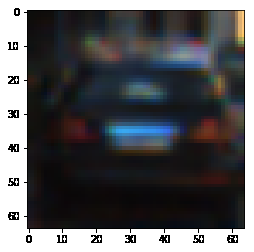
#> input picture examples/ch_car0.png, 254 x 252 px
$ python -i helper.py   (imports and definitions only)   (older library calls are emulated)
#> lines starting #> are read from the running program, lines starting #| are printed output that depends on the picture
#> further down, picture is the input picture: shape (252, 254, 3); mean B, G, R 91.2, 88.7, 88.2
import matplotlib.image as mpimg
import numpy as np
import cv2
from skimage.feature import hog
import matplotlib.pyplot as plt


# [16 lines left out: function data_look, not called in this run]

def bin_spatial(image, conv=None, size=(32, 32)):
    """A function to compute binned color features. Use size to reduce the
    resolution of the image and visualise to return the resized image.
    """
#> called with size = (32, 32)
    # Convert colour space if specified
    if conv is not None:
        feature_image = convert_colour(image, conv)
    else:
        feature_image = np.copy(image)
    ch0_bins = cv2.resize(feature_image[:,:,0], size, cv2.INTER_LINEAR)
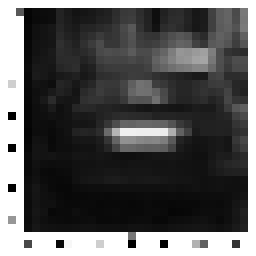
#> ch0_bins: shape (32, 32) (shown 8 times larger); min 0, max 255, mean 87.8
    ch1_bins = cv2.resize(feature_image[:,:,1], size, cv2.INTER_LINEAR)
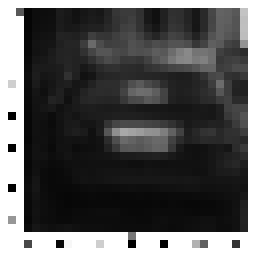
#> ch1_bins: shape (32, 32) (shown 8 times larger); min 0, max 255, mean 85.3
    ch2_bins = cv2.resize(feature_image[:,:,2], size, cv2.INTER_LINEAR)
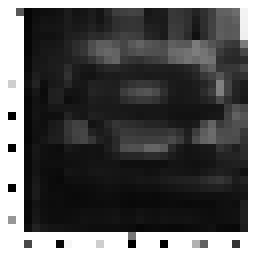
#> ch2_bins: shape (32, 32) (shown 8 times larger); min 0, max 255, mean 85
    features = np.hstack((ch0_bins, ch1_bins, ch2_bins))
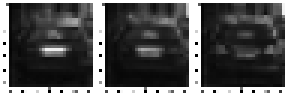
#> features: shape (32, 96) (shown 3 times larger); min 0, max 255, mean 86
    return features.ravel()

# [285 lines left out: functions color_hist, grad_hist, extract_features, extract_features_single, slide_window, search_windows and 4 more, not called in this run]

def convert_colour(image, conv):
    return cv2.cvtColor(image, eval('cv2.COLOR_'+conv))

# [52 lines left out: functions draw_boxes, find_matches, print_min_max, visualise, not called in this run]

>>> import cv2
>>> picture = cv2.imread('examples/ch_car0.png')
>>> result = bin_spatial(picture)
#> result = 3072 values, max 255 at index 0, min 0 at index 1345, mean 86.01

$ run again, on examples/ch_car1.png
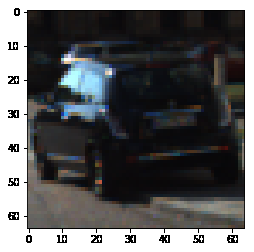
#> input picture examples/ch_car1.png, 254 x 252 px
#> picture is the input picture: shape (252, 254, 3); mean B, G, R 94.8, 93.8, 93.2
#> in bin_spatial, `ch2_bins = cv2.resize(feature_image[:,:,2], size, cv2.INTER_LINEAR)`:
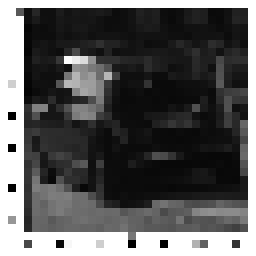
#> ch2_bins: shape (32, 32) (shown 8 times larger); min 0, max 255, mean 89.5
#> in bin_spatial, `features = np.hstack((ch0_bins, ch1_bins, ch2_bins))`:
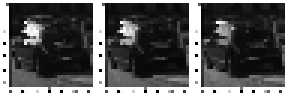
#> features: shape (32, 96) (shown 3 times larger); min 0, max 255, mean 90.1
#> result = 3072 values, max 255 at index 0, min 0 at index 1345, mean 90.15
